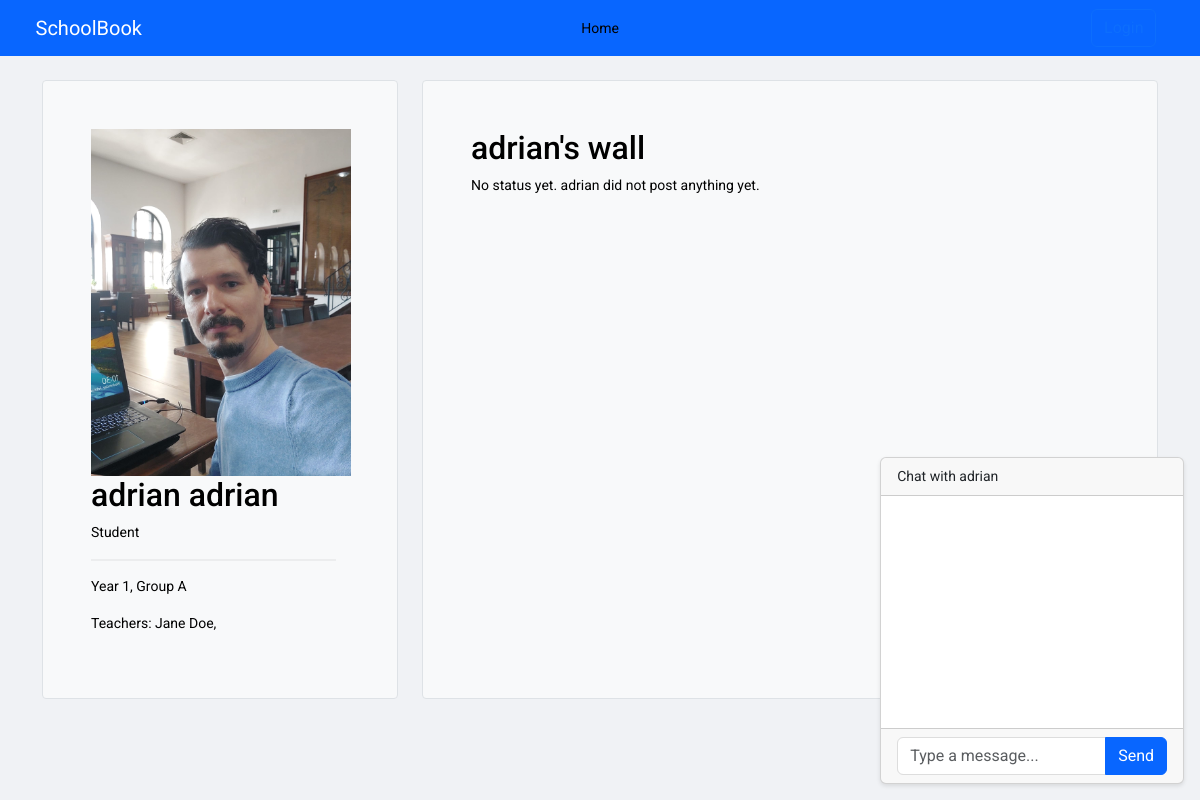
The page /student/student_profile/adrian_adrian/ on the database as committed earlier.
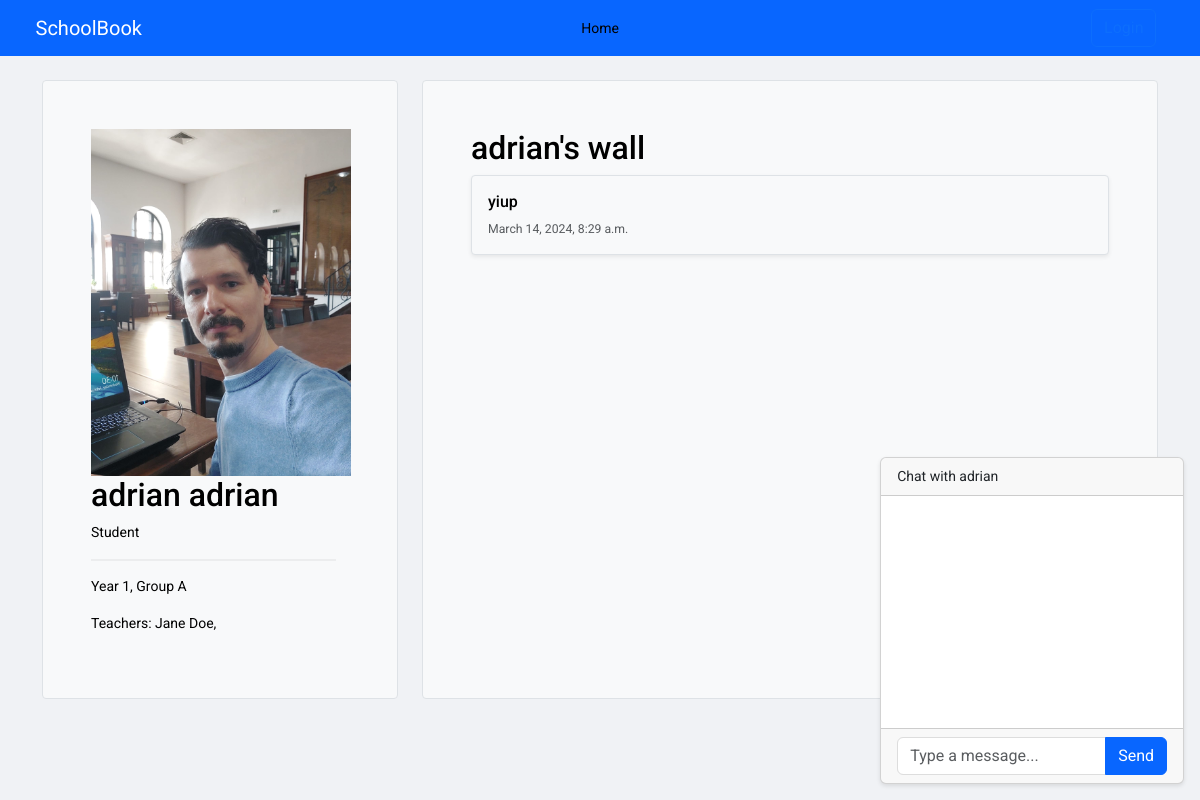
The same page on the database as committed later.
### core/models.py (models this page shows, shortened)
class Teacher(models.Model):
    name = models.CharField(max_length=150)
    subjects = models.ManyToManyField('Subject', related_name='teachers')
    phone = models.CharField(max_length=150, null=True)
    group = models.ForeignKey(Group, on_delete=models.SET_NULL, null=True, blank=True)
    user = models.OneToOneField(User, on_delete=models.CASCADE, null=True)
    profile_pic = models.ImageField(upload_to='static/images' ,null=True, blank=True)

class Student(models.Model):
    user = models.OneToOneField(User, on_delete=models.CASCADE, null=True)
    first_name = models.CharField(max_length=150, null=True)
    last_name = models.CharField(max_length=150, null=True)
    group = models.ForeignKey(Group, on_delete=models.SET_NULL, null=True, blank=True)
    phone = models.CharField(max_length=150,null=True)
    parents = models.ManyToManyField(Parent, related_name='children')
    teachers = models.ManyToManyField(Teacher, related_name='pupils')
    year = models.ForeignKey(Year, on_delete=models.CASCADE, related_name='students')
    year_group = models.ForeignKey(YearGroup, on_delete=models.CASCADE, related_name='students')
    subjects = models.ManyToManyField('Subject', related_name='students')
    profile_pic = models.ImageField(upload_to='static/images',null=True, blank=True)

class StatusUpdate(models.Model):
    user = models.ForeignKey(User, on_delete=models.CASCADE)
    content = models.TextField()
    timestamp = models.DateTimeField(auto_now_add=True)

### core/views.py (the view)
# urls.py: path('student/student_profile/<str:username>/', views.student_student_profile, name='student_student_profile'),
def student_student_profile(request, username):
    student = get_object_or_404(Student,  user__username=username)
    year = student.year
    year_group = student.year_group
    subjects = student.subjects.all()
    statuses = StatusUpdate.objects.filter(user=student.user).order_by('-timestamp')
    room_name = f'{username}_chatroom'  # Create a unique room name for each user
    return render(request, 'student_profile.html', {'student': student, 'year': year, \
                                                    'year_group': year_group, 'subjects': subjects, \
                                                        'statuses': statuses, 'room_name': room_name} )

### core/models.py (called while the page is built)
    def __str__(self) -> str:
        return f"Group {self.name}"

    def __str__(self) -> str:
        return f"Year {self.year}"

### core/templatetags/group_check.py (called while the page is built)
@register.filter(name="in_group")
def in_group(user, group_name):
    return user.groups.filter(name=group_name).exists()

### core/templates/student_profile.html (shortened to what this page needs)
{% extends 'base.html' %}
{% load static %}
{% block content %}
<main>
  <div class="container py-4">
    <div class="row align-items-md-stretch">
      <div class="col-md-4" style="height: auto; overflow: auto; position: sticky; top: 50px;" >
        <div class="h-100 p-5 text-bg-light rounded-1 border">
          <img style='width:260px; height:auto;' src="{{ student.profile_pic.url }}" class="card-img-top" alt="{{ student.first_name }} {{ student.last_name }}">
          <h2>{{ student.first_name }} {{ student.last_name }}</h2>
          <p>Student</p>
          <hr class="styled-hr">
          <p>{{ year }}, {{ year_group }}</p>
          <p>Teachers:
          {% for teacher in student.teachers.all %}
           {{teacher.name}},
          {% endfor %}
        </p>
        </div>
      </div>
      <div class="col-md-8">
        <div class="h-100 p-5  text-bg-light border rounded-1" >
          <h2>{{ student.first_name }}'s wall</h2>
          {% for status in statuses %}
          <div class="col ">
            <div class="card shadow-sm text-bg-light border rounded-1">
              <div class="card-body">
                <h6 class="card-text">{{ status.content }}</h6>
                <div class="d-flex justify-content-between align-items-center">
                  <small class="text-body-secondary">{{ status.timestamp }}</small>
                </div>
              </div>
            </div>
          </div>
          <br />
          {% empty %}
          <p>No status yet. {{ student.last_name }} did not post anything yet.</p>
          {% endfor %}
        </div>
      </div>
    </div>
    <div class="position-fixed bottom-0 end-0 p-3" style="z-index: 1030">
      <div class="card">
          <div class="card-header">
              Chat with {{ student.last_name }}
          </div>
          <div class="card-body">
              <div  style="height: 200px; overflow-y: auto;">
              </div>
          </div>
          <div class="card-footer">
              <form id="chat-form">
                  <div class="input-group">
                      <input id="chat-message-input" type="text" class="form-control" placeholder="Type a message...">
                      <button id="chat-message-submit"  class="btn btn-primary" type="submit">Send</button>
                  </div>
              </form>
          </div>
      </div>
  </div>
</main>
{% endblock %}

Rows that differ between the two databases and show on the page:
shown differently, row unchanged: Student "adrian": last_name "adrian" → (not shown)
added StatusUpdate: content "yiup", timestamp "March 14, 2024, 8:29 a.m."
Other text that changed with them:
text no longer shown: "No status yet. did not post anything yet."
